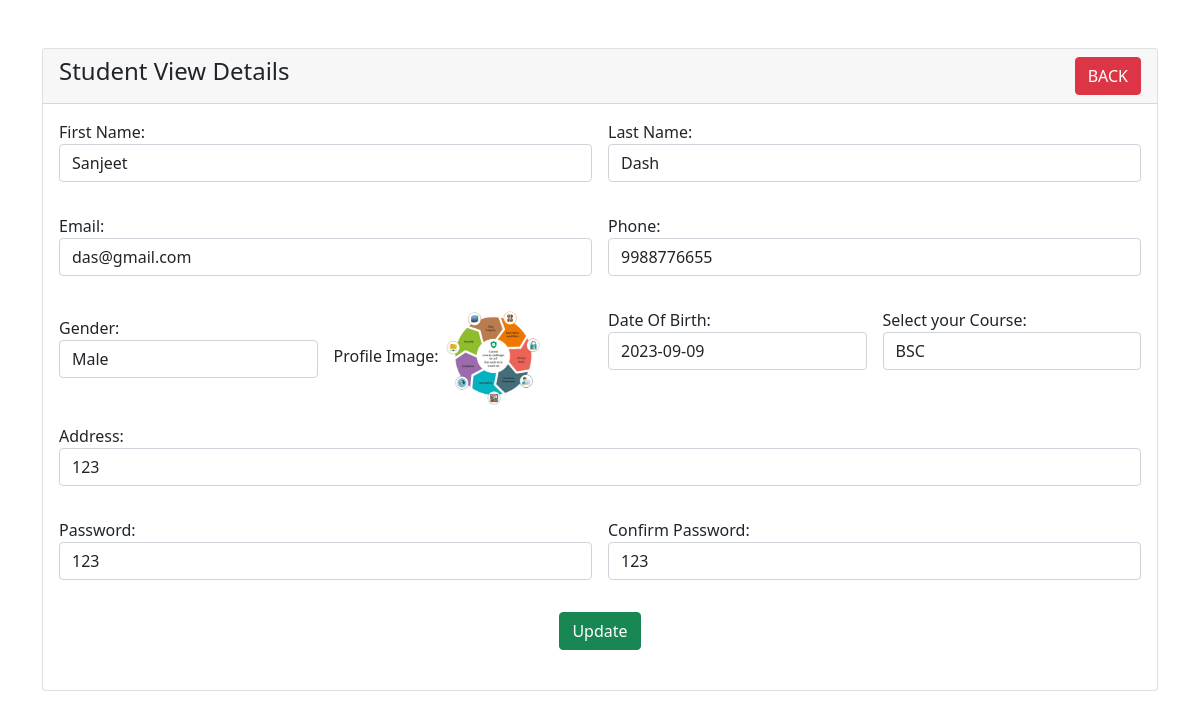
Screenshot of /student-view.php?id=3 with the database file from the repository.
### tables this page shows
CREATE TABLE `students` (
  `id` int(11) NOT NULL,
  `fname` varchar(50) NOT NULL,
  `lname` varchar(30) NOT NULL,
  `email` varchar(70) NOT NULL,
  `phone` varchar(12) NOT NULL,
  `gender` varchar(10) NOT NULL,
  `pimage` varchar(200) NOT NULL,
  `dob` date NOT NULL DEFAULT current_timestamp(),
  `course` varchar(30) NOT NULL,
  `address` text NOT NULL,
  `password` varchar(15) NOT NULL,
  `password_cnf` varchar(15) NOT NULL,
  `condition_1` varchar(10) NOT NULL
);

### student-view.php (the view, shortened to what this page needs)
<?php
require 'dbcon.php';
?>
<!doctype html>
<html lang="en">
  <head>
    <link href="https://cdn.jsdelivr.net/npm/bootstrap@5.1.3/dist/css/bootstrap.min.css" rel="stylesheet">
</head>
<body>
    <div class="container mt-5">
        <div class="row">
            <div class="col-md-12">
                <div class="card">
                    <div class="card-header">
                        <h4>Student View Details
                            <a href="index.php" class="btn btn-danger float-end">BACK</a>
                        </h4>
                    </div>
                    <div class="card-body">
                        <?php
                        if(isset($_GET['id']))
                        {
                            $student_id = mysqli_real_escape_string($con, $_GET['id']);
                            $query = "SELECT * FROM students WHERE id='$student_id' ";
                            $query_run = mysqli_query($con, $query);
                            if(mysqli_num_rows($query_run) > 0)
                            {
                                $student = mysqli_fetch_array($query_run);
                                ?>
                                    <div class="row g-3">
                                    <div class="form-group col-md-6">
                                        <label for="fname">First Name:</label>
                                        <p class="form-control">
                                            <?=$student['fname'];?>
                                        </p>
                                    </div>
                                    <div class="form-group col-md-6">
                                        <label for="lname">Last Name:</label>
                                        <p class="form-control">
                                            <?=$student['lname'];?>
                                        </p>
                                    </div>
                                    <div class="form-group col-md-6">
                                        <label for="email">Email:</label>
                                        <p class="form-control">
                                            <?=$student['email'];?>
                                        </p>
                                    </div>
                                    <div class="form-group col-md-6">
                                        <label for="phno">Phone:</label>
                                        <p class="form-control">
                                            <?=$student['phone'];?>
                                        </p>
                                    </div>
                                    <div class="form-group col-md-3 mt-4">
                                        <label>Gender:</label>
                                        <p class="form-control">
                                            <?=$student['gender'];?>
                                        </p>
                                    </div>
                                    <div class="form-group col-md-3">
                                    <label for="pimage">Profile Image:</label>
                                    <?php
                                        $profileImage = $student['pimage'];
                                        if (!empty($profileImage) && file_exists("uploads/$profileImage")) {
                                            ?>
                                            <img src="uploads/<?= $profileImage; ?>"
                                                 alt="<?= $student['fname']; ?>"
                                                 width="100" height="100"
                                                 class="rounded-circle">
                                            <?php
                                        }
                                    ?>
                                    </div>
                                    <div class="form-group col-md-3">
                                        <label for="dob">Date Of Birth:</label>
                                        <p class="form-control">
                                            <?=$student['dob'];?>
                                        </p>
                                    </div>
                                    <div class="form-group col-md-3">
                                        <label for="course">Select your Course:</label>
                                        <p class="form-control">
                                            <?=$student['course'];?>
                                        </p>
                                    </div>
                                    <div class="form-group col-md-12">
                                        <label for="address">Address:</label>
                                        <p class="form-control">
                                            <?=$student['address'];?>
                                    </p>
                                    </div>
                                    <div class="form-group col-md-6">
                                        <label for="password">Password:</label>
                                        <p class="form-control">
                                            <?=$student['password'];?>
                                        </p>
                                    </div>
                                    <div class="form-group col-md-6">
                                        <label for="password_cnf">Confirm Password:</label>
                                        <p class="form-control">
                                            <?=$student['password_cnf'];?>
                                        </p>
                                    </div>
                                    <div class="col-md-12 mb-4 text-center">
                                    <a type="button" class="btn btn-success" href="student-edit.php?id=<?= $student['id']; ?>"
                                    class="btn btn-success btn-sm">Update</a>
                                    </div>
                                <?php
                            }
                            else
                            {
                                echo "<h4>No Such Id Found</h4>";
                            }
                        }
                        ?>
                    </div>
                </div>
            </div>
        </div>
    </div>
</body>
</html>

### rows the page displays
students: fname "Sanjeet", lname "Dash", email "das@gmail.com", phone "9988776655", gender "Male", pimage (picture), dob "2023-09-09", course "BSC", address "123", password "123", password_cnf "123"
